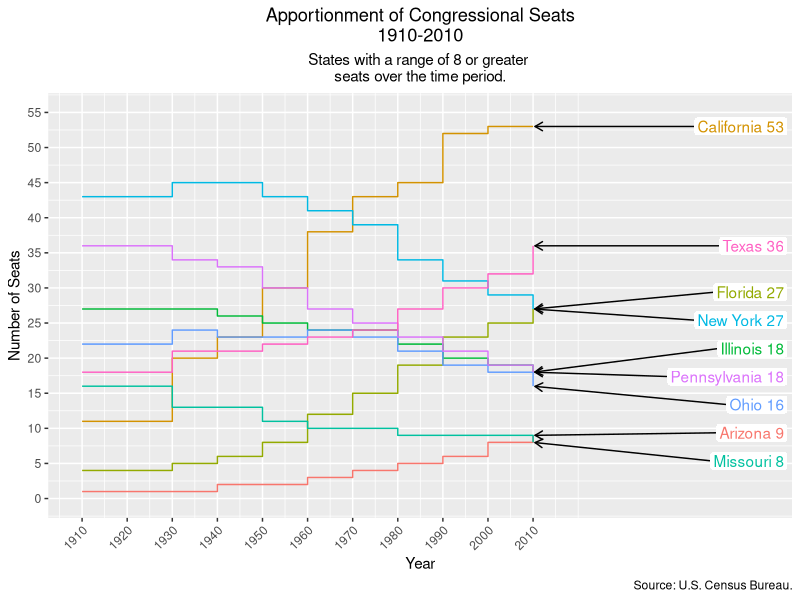

The R script that drew this image:
#Libraries
library(tidyverse)
library(ggrepel)


#Sources:
#https://www.census.gov/population/apportionment/data/2000_apportionment_results.html
#https://www.census.gov/population/apportionment/data/2010_apportionment_results.html

#Read in data
historic_data <- read_csv("apportionment.csv")

#Subset Data and Create My Labels
sub<-historic_data %>% 
  group_by(State) %>% 
  filter(all(abs(max(seats)-min(seats))>=8)) %>%
  mutate(label = if_else(year == max(year), 
                         paste0(as.character(State)," ",seats), 
                         NA_character_))


my.breaks <- sub %>% pull(year) %>% unique() %>% sort()

  #Plot the data
  sub %>%
  ggplot(aes(x=year,y=seats,col=as.factor(State),group=State)) + 
  geom_step() + 
  guides(col=F) + #Remove guide because it will clutter
  ggtitle("Apportionment of Congressional Seats\n1910-2010")+
  labs(subtitle="States with a range of 8 or greater \nseats over the time period.",
       caption="Source: U.S. Census Bureau.")+
  xlab("Year") + 
  ylab("Number of Seats") +
  theme(legend.position = "bottom",
        plot.title = element_text(hjust = 0.5),
        plot.subtitle = element_text(hjust = 0.5),
        axis.text.x = element_text(angle = 45, hjust = 1))+
  scale_x_continuous(breaks=my.breaks,limits=c(1910,2060)) +
  scale_y_continuous(breaks=seq(from=0,to=55,by=5),limits=c(0,55)) +
  geom_label_repel(aes(label = label), #Add Labels
                   nudge_x = 50,
                   label.size = 0,
                   label.padding = 0.15,
                   direction="y",
                   na.rm = TRUE,segment.colour = "black",
                   arrow = arrow(length = unit(0.02, "npc"))) 
  

